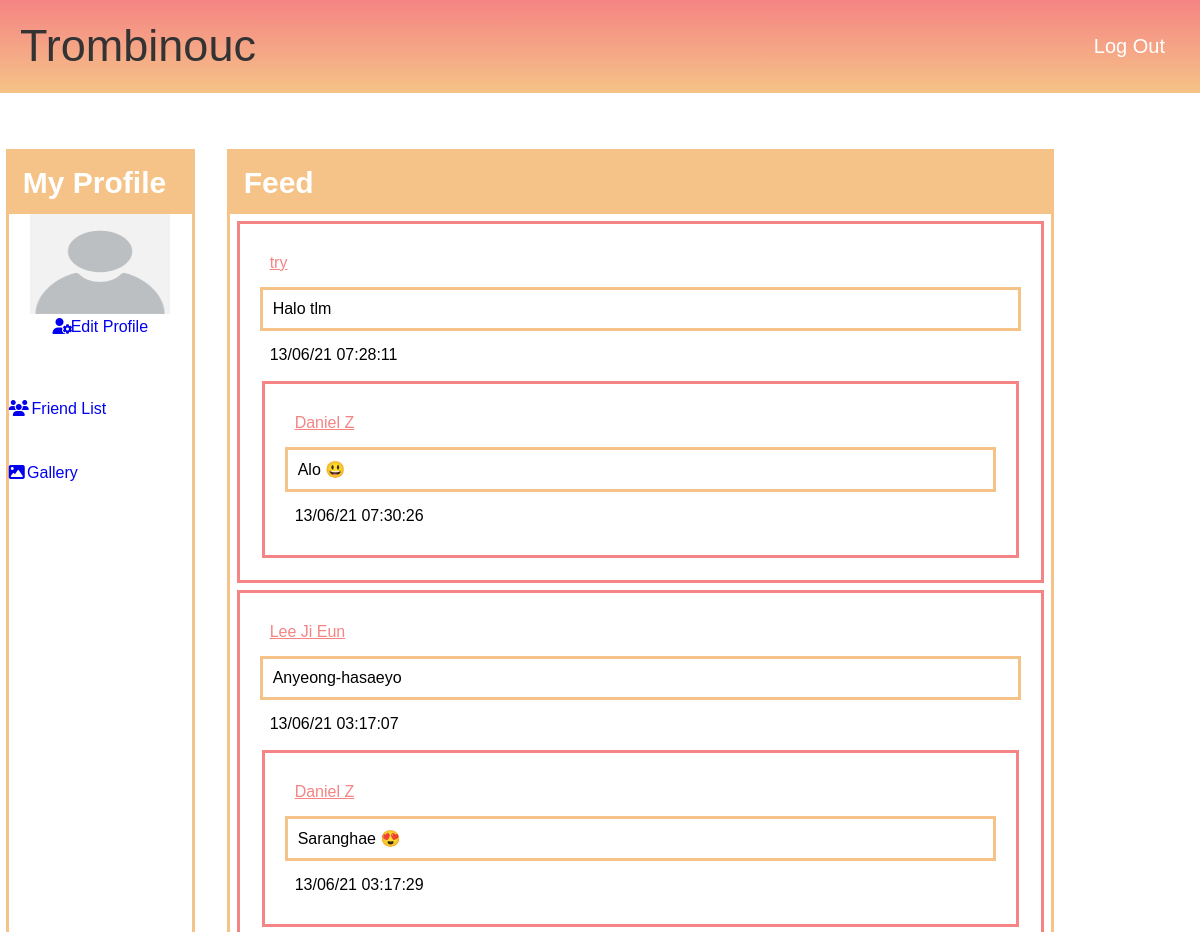
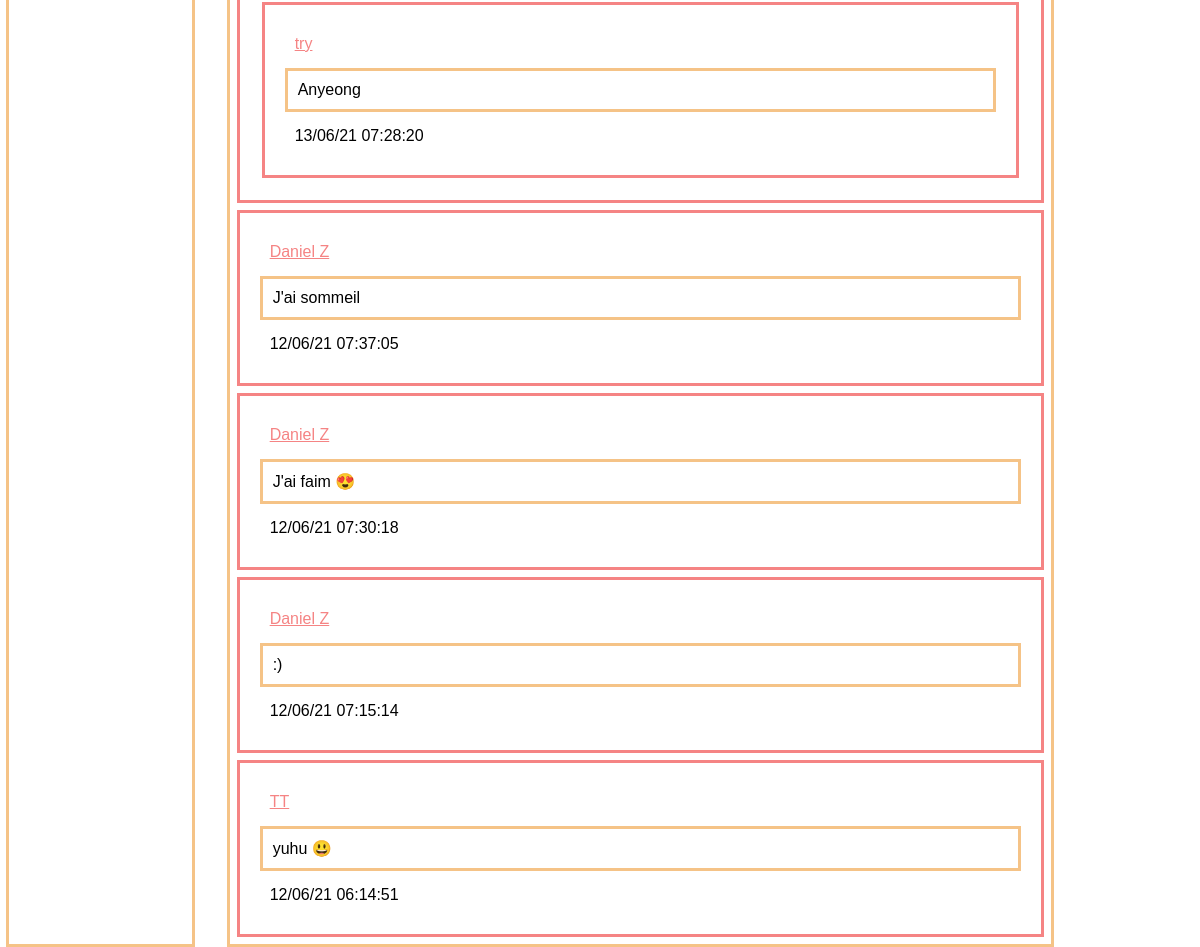
Screenshot of /acceuil.php with the database file from the repository (2 pictures, top to bottom).
### tables this page shows
CREATE TABLE `STATUS` (
  `postid` int(11) NOT NULL,
  `uid` int(11) NOT NULL,
  `post` varchar(1000) NOT NULL,
  `date` varchar(100) NOT NULL
);

CREATE TABLE `SINSCRIRE` (
  `id` int(254) NOT NULL,
  `Name` varchar(50) NOT NULL,
  `Username` varchar(50) NOT NULL,
  `Birthdate` date NOT NULL,
  `Password` varchar(200) NOT NULL,
  `Email` varchar(50) NOT NULL,
  `img` varchar(250) DEFAULT NULL
);

CREATE TABLE `COMMENT` (
  `commentId` int(11) NOT NULL,
  `userId` int(11) NOT NULL,
  `commentPost` int(11) NOT NULL,
  `commentText` varchar(1000) NOT NULL,
  `commentTime` varchar(100) NOT NULL
);

### acceuil.php (the view, shortened to what this page needs)
<!DOCTYPE HTML>
<html>
	<head>
		<link rel="stylesheet" href="style-1.css" />
	</head>
	<body class="wrapper">
		<nav class="nav">
			<a>Trombinouc</a>
			<a href="logout.php">Log Out</a>
		</nav>
<?php
			echo "<section class='sidebar'>";
			echo "<h2>My Profile</h2>";
			echo		"<div class='picture'>";
			$img=strlen($_SESSION['img']);
			if($img!=0){
					echo "<img alt='Profil' src='./includes/Gallery/{$_SESSION['img']}' width='140' height='100'>";
					echo "</br>";
				}
			else{
					echo "<img alt='Profil' src='unknown.jpg' width='140' height='100'>";
				}
				echo "<a href='settings.php'><i class='fas fa-user-cog' ></i>Edit Profile</a>";
			echo		"</div>";
				echo "<a href='friends.php'><i class='fas fa-users'></i> Friend List</a>";
				echo "<a href='./includes/Gallery/index_img.php'><i class='fas fa-image'></i>Gallery</a>";
		echo "</section>";
?>
		<section class="main">
                <h2>Feed</h2>
<?php
			include("base.php");
			$sql22 = "SELECT Name,post,date,postid,id FROM STATUS INNER JOIN SINSCRIRE ON id=uid ORDER BY date desc";
			$req22 = $bd->prepare($sql22);
			$req22->execute();
			$lesEnreg22 = $req22->fetchall();
			foreach($lesEnreg22 as $i){
				echo "<div class='box-2'>";
				echo "<p class='pinkTxt'>$i[Name]</p>";
				echo "<p>$i[post]</p>";
				echo "<p>$i[date]</p>";
				include("base.php");
				$sql33 = "SELECT Name,commentText,commentTime FROM COMMENT INNER JOIN STATUS ON postid=commentPost INNER JOIN SINSCRIRE ON id=userid WHERE postid='{$i[postid]}'";
				$req33 = $bd->prepare($sql33);
				$req33->execute();
				$lesEnreg33 = $req33->fetchall();
					foreach($lesEnreg33 as $k){
						echo "<div class='box-2'>";
						echo "<p class='pinkTxt'>$k[Name]</p>";
						echo "<p>$k[commentText]</p>";
						echo "<p>$k[commentTime]</p>";
						echo "</div>";
					}
				echo "</div>";
				}
?>
		</section>
	</body>
</html>

### style-1.css (style rules this page uses)
* { margin: 0; padding: 0; font-family: Georgia, Verdana, sans-serif; }
a:link { text-decoration: none; }
.wrapper { display: grid; height: 100vh; grid-template-columns: 0.5fr 2.5fr; grid-template-rows: 0.4fr 3fr 0.8fr; grid-template-areas: "nav nav" "sidebar main" "footer footer"; grid-gap: 2rem; }
.nav { grid-area: nav; background: linear-gradient(180deg, #f58484, #f5c387); color: white; margin-bottom: 2%; }
.main { grid-area: main; }
.nav a:nth-child(1) { color: white; float: left; font-size: 45px; padding: 20px; }
.nav a:nth-child(2) { color: white; float: right; font-size: 20px; padding: 35px; text-align: center; }
.main { border-style: solid; border-color: #f5c387; margin-right: 15%; margin-bottom: 1rem; }
.sidebar { border-style: solid; border-color: #f5c387; margin-left: 3%; margin-bottom: 1rem; }
.picture { text-align: center; }
.main h2 { color: white; font-size: 30px; padding: 14px; background-color: #f5c387; }
.pinkTxt { color: #f58484; text-decoration: underline #f58484; }
.box-2 { padding: 15px; border-style: solid; border-color: #f58484; margin: 7px; position: relative; }
.box-2 p { text-align: left; margin: 5px; padding: 10px; }
.box-2 p:nth-child(2) { border-style: solid; border-color: #f5c387; }
.sidebar h2 { color: white; font-size: 30px; padding: 14px; background-color: #f5c387; }
i { width: 10%; height: 4rem; }

### rows the page displays
status: uid.Name "try", post "Halo tlm", date "13/06/21 07:28:11"
comment: userId.Name "Daniel Z", commentText "Alo 😃", commentTime "13/06/21 07:30:26"
status: uid.Name "Lee Ji Eun", post "Anyeong-hasaeyo", date "13/06/21 03:17:07"
comment: userId.Name "Daniel Z", commentText "Saranghae 😍", commentTime "13/06/21 03:17:29"
comment: userId.Name "try", commentText "Anyeong", commentTime "13/06/21 07:28:20"
status: uid.Name "Daniel Z", post "J'ai sommeil", date "12/06/21 07:37:05"
status: uid.Name "Daniel Z", post "J'ai faim 😍", date "12/06/21 07:30:18"
status: uid.Name "Daniel Z", post ":)", date "12/06/21 07:15:14"
status: uid.Name "TT", post "yuhu 😃", date "12/06/21 06:14:51"
